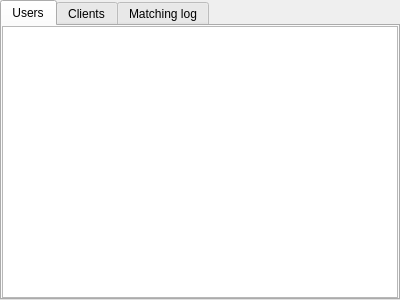
<?xml version="1.0" encoding="UTF-8"?>
<ui version="4.0">
 <class>CUserComponent</class>
 <widget class="QTabWidget" name="CUserComponent">
  <property name="geometry">
   <rect>
    <x>0</x>
    <y>0</y>
    <width>400</width>
    <height>300</height>
   </rect>
  </property>
  <property name="sizePolicy">
   <sizepolicy hsizetype="Preferred" vsizetype="Preferred">
    <horstretch>0</horstretch>
    <verstretch>0</verstretch>
   </sizepolicy>
  </property>
  <property name="windowTitle">
   <string>TabWidget</string>
  </property>
  <property name="currentIndex">
   <number>0</number>
  </property>
  <widget class="QWidget" name="tb_AllUsers">
   <attribute name="title">
    <string>Users</string>
   </attribute>
   <layout class="QVBoxLayout" name="vl_AllUsers">
    <property name="leftMargin">
     <number>0</number>
    </property>
    <property name="topMargin">
     <number>0</number>
    </property>
    <property name="rightMargin">
     <number>0</number>
    </property>
    <property name="bottomMargin">
     <number>0</number>
    </property>
    <item>
     <widget class="swift::gui::views::CUserView" name="tvp_AllUsers">
      <property name="selectionMode">
       <enum>QAbstractItemView::SingleSelection</enum>
      </property>
      <property name="selectionBehavior">
       <enum>QAbstractItemView::SelectRows</enum>
      </property>
      <attribute name="verticalHeaderVisible">
       <bool>false</bool>
      </attribute>
     </widget>
    </item>
   </layout>
  </widget>
  <widget class="QWidget" name="tb_Clients">
   <attribute name="title">
    <string>Clients</string>
   </attribute>
   <layout class="QVBoxLayout" name="vl_Clients">
    <property name="leftMargin">
     <number>0</number>
    </property>
    <property name="topMargin">
     <number>0</number>
    </property>
    <property name="rightMargin">
     <number>0</number>
    </property>
    <property name="bottomMargin">
     <number>0</number>
    </property>
    <item>
     <widget class="swift::gui::views::CClientView" name="tvp_Clients">
      <property name="selectionMode">
       <enum>QAbstractItemView::SingleSelection</enum>
      </property>
      <property name="selectionBehavior">
       <enum>QAbstractItemView::SelectRows</enum>
      </property>
      <attribute name="verticalHeaderVisible">
       <bool>false</bool>
      </attribute>
     </widget>
    </item>
   </layout>
  </widget>
  <widget class="QWidget" name="tb_MatchingLog">
   <attribute name="title">
    <string>Matching log</string>
   </attribute>
   <layout class="QVBoxLayout" name="vl_MatchingLog">
    <property name="leftMargin">
     <number>0</number>
    </property>
    <property name="topMargin">
     <number>0</number>
    </property>
    <property name="rightMargin">
     <number>0</number>
    </property>
    <property name="bottomMargin">
     <number>0</number>
    </property>
    <item>
     <widget class="swift::gui::components::CModelMatcherLogComponent" name="comp_MatchingLog">
      <property name="frameShape">
       <enum>QFrame::StyledPanel</enum>
      </property>
      <property name="frameShadow">
       <enum>QFrame::Raised</enum>
      </property>
     </widget>
    </item>
   </layout>
  </widget>
 </widget>
 <customwidgets>
  <customwidget>
   <class>swift::gui::views::CUserView</class>
   <extends>QTableView</extends>
   <header>gui/views/userview.h</header>
  </customwidget>
  <customwidget>
   <class>swift::gui::views::CClientView</class>
   <extends>QTableView</extends>
   <header>gui/views/clientview.h</header>
  </customwidget>
  <customwidget>
   <class>swift::gui::components::CModelMatcherLogComponent</class>
   <extends>QFrame</extends>
   <header>gui/components/modelmatcherlogcomponent.h</header>
   <container>1</container>
  </customwidget>
 </customwidgets>
 <resources/>
 <connections/>
</ui>
